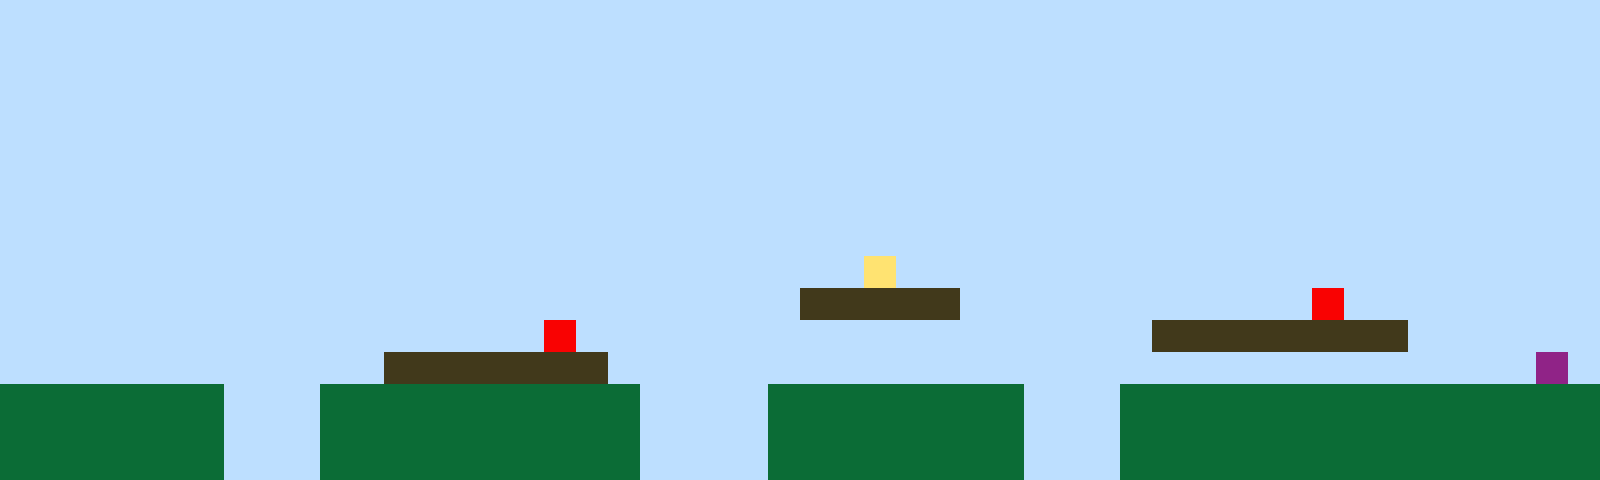

Below is a game level as drawn by its tile map, then a one-line description and the .tmx file that defines it, in full:
An orthogonal 50x15 tile map with 32x32 px tiles, 1 tile layer (Tile Layer 1).

<map version="1.10" tiledversion="1.11.2" orientation="orthogonal" renderorder="right-up" width="50" height="15" tilewidth="32" tileheight="32" infinite="0" nextlayerid="2" nextobjectid="1"><editorsettings><export target="map1.csv" format="csv" /></editorsettings><tileset firstgid="1" name="sprites" tilewidth="32" tileheight="32" tilecount="6" columns="3"><image source="sprites.png" width="96" height="64" /></tileset><layer id="1" name="Tile Layer 1" width="50" height="15"><data encoding="csv">1,1,1,1,1,1,1,1,1,1,1,1,1,1,1,1,1,1,1,1,1,1,1,1,1,1,1,1,1,1,1,1,1,1,1,1,1,1,1,1,1,1,1,1,1,1,1,1,1,1,1,1,1,1,1,1,1,1,1,1,1,1,1,1,1,1,1,1,1,1,1,1,1,1,1,1,1,1,1,1,1,1,1,1,1,1,1,1,1,1,1,1,1,1,1,1,1,1,1,1,1,1,1,1,1,1,1,1,1,1,1,1,1,1,1,1,1,1,1,1,1,1,1,1,1,1,1,1,1,1,1,1,1,1,1,1,1,1,1,1,1,1,1,1,1,1,1,1,1,1,1,1,1,1,1,1,1,1,1,1,1,1,1,1,1,1,1,1,1,1,1,1,1,1,1,1,1,1,1,1,1,1,1,1,1,1,1,1,1,1,1,1,1,1,1,1,1,1,1,1,1,1,1,1,1,1,1,1,1,1,1,1,1,1,1,1,1,1,1,1,1,1,1,1,1,1,1,1,1,1,1,1,1,1,1,1,1,1,1,1,1,1,1,1,1,1,1,1,1,1,1,1,1,1,1,1,1,1,1,1,1,1,1,1,1,1,1,1,1,1,1,1,1,1,1,1,1,1,1,1,1,1,1,1,1,1,1,1,1,1,1,1,1,1,1,1,1,1,1,1,1,1,1,1,1,1,1,1,1,1,1,1,1,1,1,1,1,1,1,1,1,1,1,1,1,1,1,1,1,1,1,1,1,1,1,1,1,1,1,1,1,1,1,1,1,1,1,1,1,1,1,1,1,1,1,1,1,1,1,1,1,1,1,1,1,1,1,1,1,1,1,1,1,1,1,1,1,1,1,1,1,1,1,1,1,1,1,1,1,1,1,1,1,1,1,1,1,1,1,1,1,1,1,1,1,1,1,1,1,1,1,1,1,1,1,1,1,1,1,1,1,1,1,1,1,1,1,4,1,1,1,1,1,1,1,1,1,1,1,1,1,1,1,1,1,1,1,1,1,1,1,1,1,1,1,1,1,1,1,1,1,1,1,1,1,1,1,1,1,1,1,1,1,1,1,3,3,3,3,3,1,1,1,1,1,1,1,1,1,1,1,5,1,1,1,1,1,1,1,1,1,1,1,1,1,1,1,1,1,1,1,1,1,1,1,1,1,5,1,1,1,1,1,1,1,1,1,1,1,1,1,1,1,1,1,1,3,3,3,3,3,3,3,3,1,1,1,1,1,1,1,1,1,1,1,1,1,1,1,1,1,1,3,3,3,3,3,3,3,1,1,1,1,1,1,1,1,1,1,1,1,1,1,1,1,1,1,1,1,1,1,1,1,1,1,1,1,1,6,1,2,2,2,2,2,2,2,1,1,1,2,2,2,2,2,2,2,2,2,2,1,1,1,1,2,2,2,2,2,2,2,2,1,1,1,2,2,2,2,2,2,2,2,2,2,2,2,2,2,2,2,2,2,2,2,2,2,1,1,1,2,2,2,2,2,2,2,2,2,2,1,1,1,1,2,2,2,2,2,2,2,2,1,1,1,2,2,2,2,2,2,2,2,2,2,2,2,2,2,2,2,2,2,2,2,2,2,1,1,1,2,2,2,2,2,2,2,2,2,2,1,1,1,1,2,2,2,2,2,2,2,2,1,1,1,2,2,2,2,2,2,2,2,2,2,2,2,2,2,2</data></layer></map>
